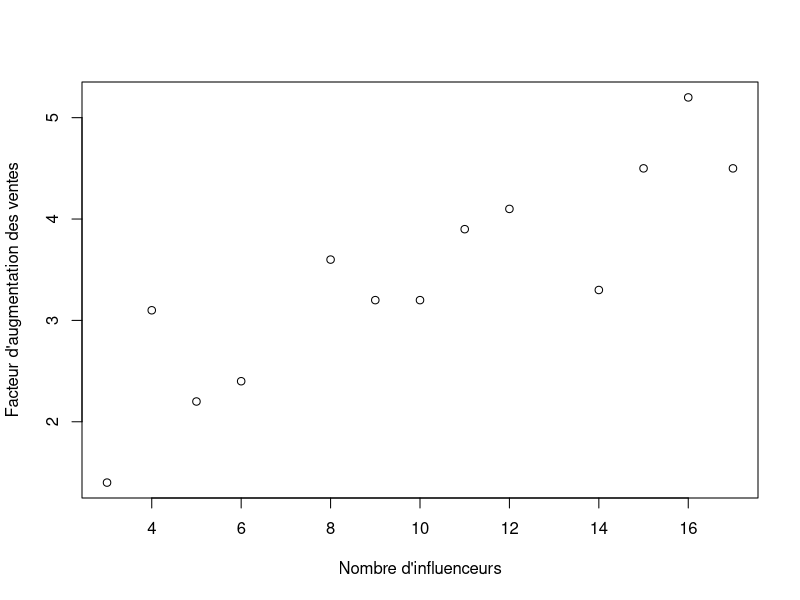
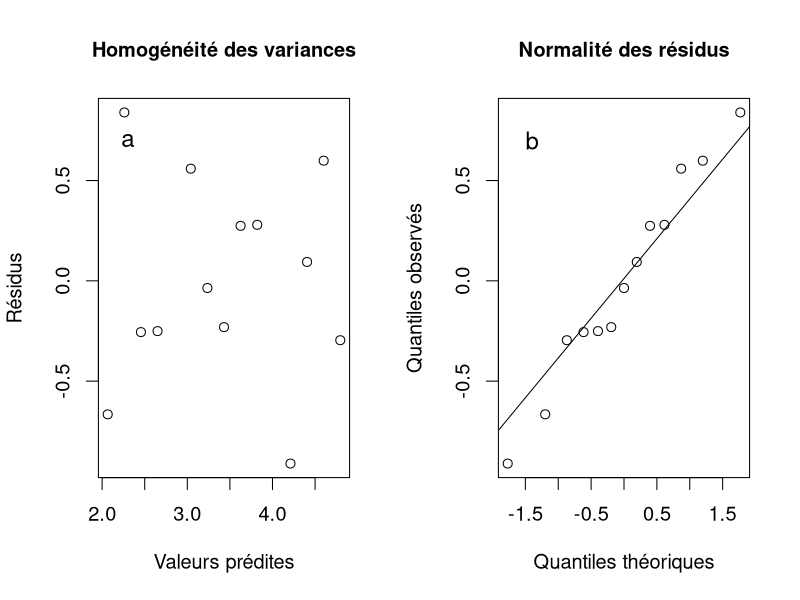
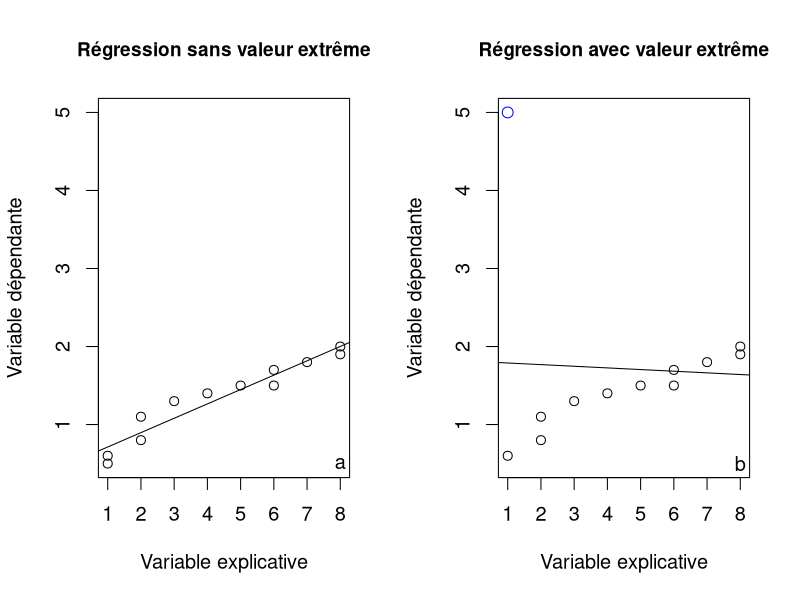
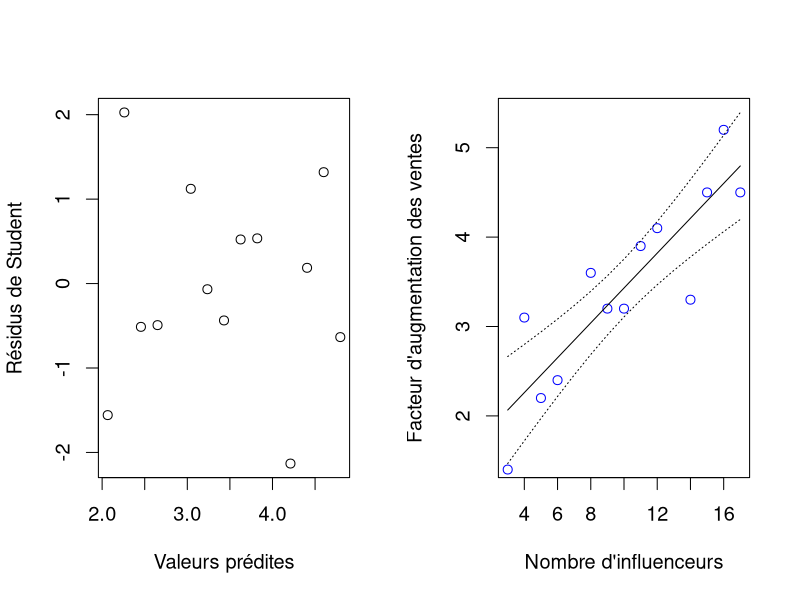
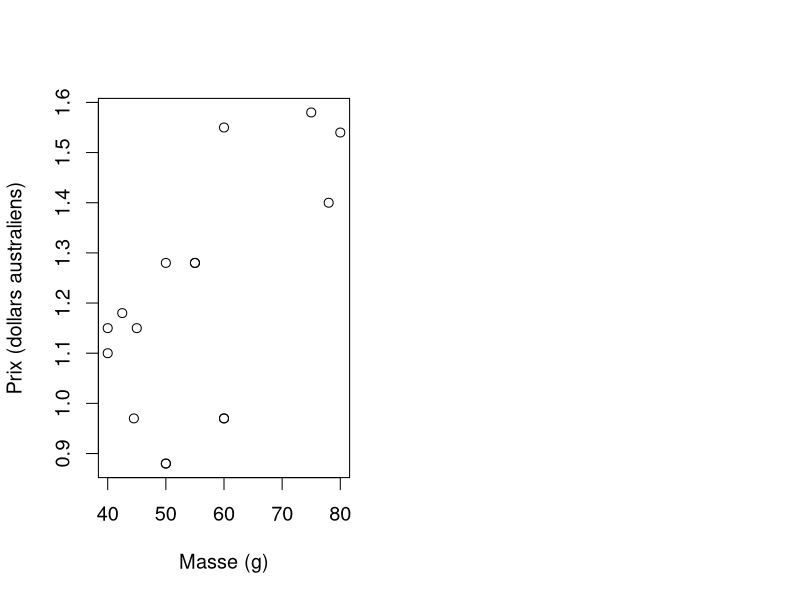
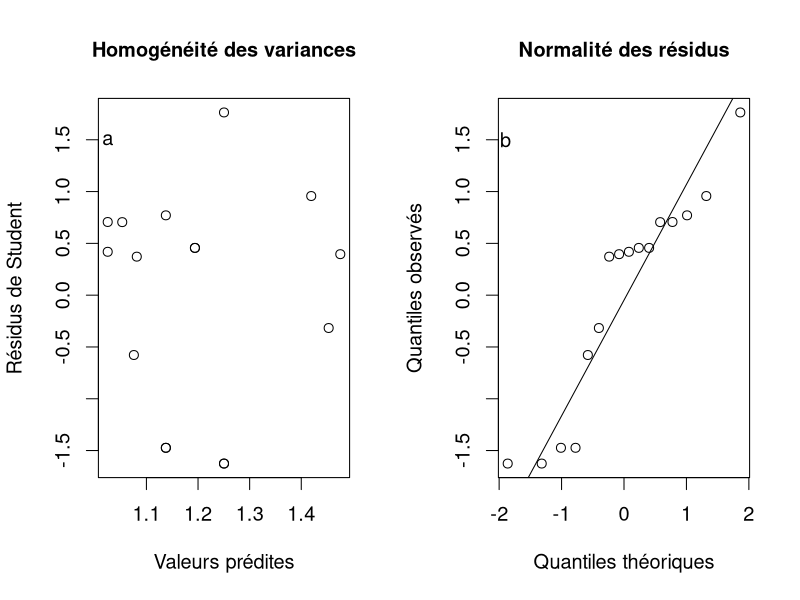
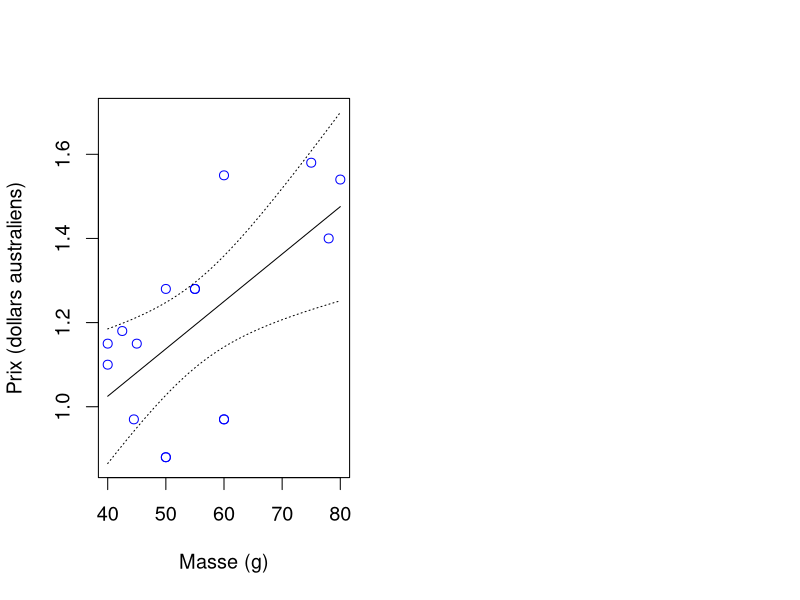
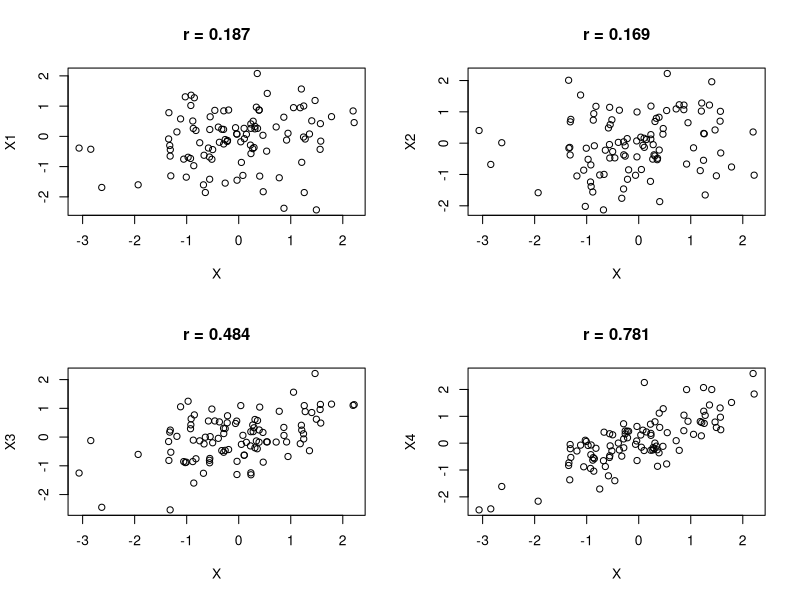

The R source for these figures, in order:
## ---- chunk 1
##on importe les données
influenceurs <- read.table(file = "Module_10/data/influenceurs.csv", sep = '\t',
                      header = TRUE)
head(influenceurs)
## ---- chunk 2
##graphique
plot(influenceurs$Facteur ~ influenceurs$Nombre,
     ylab = "Facteur d'augmentation des ventes",
     xlab = "Nombre d'influenceurs")
## ---- chunk 3
##create simple objects
nombre <- influenceurs$Nombre
facteur <- influenceurs$Facteur
##run lm
m1 <- lm(Facteur ~ Nombre, data = influenceurs)
SSE <- sum((facteur - fitted(m1))^2)
SSXY <- sum((facteur - mean(facteur)) * (nombre - mean(nombre)))
SSY <- sum((facteur- mean(facteur))^2)
SSX <- sum((nombre - mean(nombre))^2)
SSReg <- (SSXY^2)/SSX
SSE.alt <- SSY - SSReg
beta.x <- SSXY/SSX
beta.0 <- mean(facteur) - beta.x * mean(nombre)
MSE <- SSE/(length(facteur) - 2)
## ---- chunk 4
##on crée des objets pour stocker chaque variable
nombre <- influenceurs$Nombre
facteur <- influenceurs$Facteur
##SSY
SSY <- sum((facteur - mean(facteur))^2)
SSY
##SSX
SSX <- sum((nombre - mean(nombre))^2)
SSX
##SSXY
SSXY <- sum((facteur - mean(facteur)) * (nombre - mean(nombre)))
SSXY
##SSReg
SSReg <- (SSXY^2)/SSX
SSReg
##SSE
SSE <- SSY - SSReg
SSE
##pente
beta.x <- SSXY/SSX
beta.x
##ordonnée à l'origine
beta.0 <- mean(facteur) - beta.x * mean(nombre)
beta.0
##variance résiduelle
MSE <- SSE/(length(facteur) - 2)
MSE
##régression linéaire avec lm( )
m1 <- lm(Facteur ~ Nombre, data = influenceurs)
m1
##SSE à partir des valeurs prédites
##fitted() utilise l'objet m1 (résultat du modèle) 
##et retourne les valeurs prédites pour chaque 
##ligne  du jeu de données influenceurs
SSE <- sum((facteur - fitted(m1))^2)
SSE
## ---- chunk 5
par(mfrow = c(1, 2), cex = 1.2)
##homogénéité de la variance
plot(residuals(m1) ~ fitted(m1), ylab = "Résidus",
     xlab = "Valeurs prédites", 
     main = "Homogénéité des variances", cex.main = 1)
##normalité
text("a", x= 2.3, y = 0.7, cex = 1.2)
qqnorm(residuals(m1), ylab = "Quantiles observés",
       xlab = "Quantiles théoriques",
       main = "Normalité des résidus", cex.main = 1)
qqline(residuals(m1))
text("b", x= -1.4, y = 0.7, cex = 1.2)
## ---- chunk 6
y.sim <- c(0.5, 0.6, 0.8, 1.1, 1.3, 1.4, 1.5, 1.5, 1.7, 1.9, 1.8, 2)
x.sim <- c(1, 1, 2, 2, 3, 4, 5, 6, 6, 8, 7, 8)
m.sim <- lm(y.sim ~ x.sim)
par(mfrow = c(1, 2), cex = 1.2)
plot(y.sim ~ x.sim, type = "p", 
     ylab = "Variable dépendante", 
     xlab = "Variable explicative",
     main = "Régression sans valeur extrême",
     cex.main = 0.95, ylim = c(0.5, 5))
abline(m.sim)
text(y = 0.5, x = 8, labels = "a")
#add outlier
y.sim[1] <- 5
m2 <- lm(y.sim ~ x.sim)
plot(y.sim ~ x.sim, type = "n", 
     ylab = "Variable dépendante", 
     xlab = "Variable explicative",
     main = "Régression avec valeur extrême",
     cex.main = 0.95, ylim = c(0.5, 5))
points(y = y.sim[-1], x = x.sim[-1])
points(y = y.sim[1], x = x.sim[1], col = "blue", cex = 1.2)
abline(m2)
text(y = 0.5, x = 8, labels = "b")
## ---- chunk 7
##on crée une variable binaire pour obs1
influenceurs$obs1 <- ifelse(rownames(influenceurs) == "1", 1, 0)
##on crée une variable binaire pour obs2
influenceurs$obs2 <- ifelse(rownames(influenceurs) == "2", 1, 0)
##on ajoute cette variable à la régression
m1.obs1 <- lm(Facteur ~ Nombre + obs1, data = influenceurs)
m1.obs2 <- lm(Facteur ~ Nombre + obs2, data = influenceurs)
summary(m1.obs1)$coef
summary(m1.obs2)$coef
##extraction des deux premiers résidus de Student du modèle m1
rstudent(m1)[1:2]
plot(rstudent(m1) ~ fitted(m1), 
     ylab = "Résidus de Student", 
     xlab = "Valeurs prédites")
## ---- chunk 8
summary(m1)
## ---- chunk 9
##extraction de pente
pente <- coef(m1)[2]
##extraction de SE de la pente
##à partir du summary() du modèle m1
SE.pente <- summary(m1)$coefficient[2,2]

##df résiduels
df.res <- m1$df.residual
##limites de IC
inf95 <- pente + qt(p = 0.025, df = df.res) * SE.pente
sup95 <- pente - qt(p = 0.025, df = df.res) * SE.pente
##IC
c(inf95, sup95)
## ---- chunk 10
##jeu de données à partir duquel on fait des prédictions
jeu.pred <- data.frame(Nombre = 13)
##on effectue la prédiction avec SE
pred <- predict(m1, newdata = jeu.pred, se.fit = TRUE)
##on calcule IC à 95 %
inf95 <- pred$fit + 
  qt(p = 0.025, df = m1$df.residual) * pred$se.fit
sup95 <- pred$fit - 
  qt(p = 0.025, df = m1$df.residual) * pred$se.fit
c(inf95, sup95)
## ---- chunk 11
par(cex = 1.2)
##jeu de données à partir duquel on fait des prédictions
jeu.pred <- data.frame(Nombre = seq(from = min(influenceurs$Nombre), 
                         to = max(influenceurs$Nombre),
                         by = 1))
##on effectue la prédiction avec SE
pred <- predict(m1, newdata = jeu.pred, se.fit = TRUE)
##ajout à jeu.pred
jeu.pred$fit <- pred$fit
jeu.pred$se.fit <- pred$se.fit
##on calcule IC à 95 %
jeu.pred$inf95 <- jeu.pred$fit + 
  qt(p = 0.025, df = m1$df.residual) * jeu.pred$se.fit
jeu.pred$sup95 <- jeu.pred$fit - 
  qt(p = 0.025, df = m1$df.residual) * jeu.pred$se.fit
##graphique avec points originaux
plot(influenceurs$Facteur ~ influenceurs$Nombre,
ylab = "Facteur d'augmentation des ventes",
xlab = "Nombre d'influenceurs",
ylim = c(min(jeu.pred$inf95), max(jeu.pred$sup95)),
col = "blue")
##ajoute droite
lines(y = jeu.pred$fit, x = jeu.pred$Nombre)
##ajoute limites de confiance
lines(y = jeu.pred$inf95, x = jeu.pred$Nombre, lty = "dotted")
lines(y = jeu.pred$sup95, x = jeu.pred$Nombre, lty = "dotted")
## ---- chunk 12
##importation
chocs <- read.table("Module_10/data/chocolats.txt", header = TRUE)
head(chocs)
## ---- chunk 13
##graphique des données
par(cex = 1.2)
plot(chocs$Prix ~ chocs$Masse, ylab = "Prix (dollars australiens)",
     xlab = "Masse (g)")
## ---- chunk 14
m.chocs <- lm(Prix ~ Masse, data = chocs)
##vérifications des suppositions
par(mfrow = c(1, 2), cex = 1.2)
plot(rstudent(m.chocs) ~ fitted(m.chocs), 
     ylab = "Résidus de Student",
     xlab = "Valeurs prédites",
     main = "Homogénéité des variances", cex.main = 1)
text(y = 1.5, x = 1.025, labels = "a")
qqnorm(rstudent(m.chocs), ylab = "Quantiles observés",
       xlab = "Quantiles théoriques", 
       main = "Normalité des résidus", cex.main = 1)
qqline(rstudent(m.chocs))
text(y = 1.5, x = -1.9, labels = "b")
## ---- chunk 15
summary(m.chocs)
## ---- chunk 16
low95 <- coef(m.chocs)[2] + qt(p = 0.025, df = m.chocs$df.residual) * sqrt(diag(vcov(m.chocs)))[2]
upp95 <- coef(m.chocs)[2] - qt(p = 0.025, df = m.chocs$df.residual) * sqrt(diag(vcov(m.chocs)))[2]
## ---- chunk 17
##extraction de la pente et du degré de liberté
##des résidus à partir de l'objet m.chocs
pente <- m.chocs$coefficients[2]
df.res <- m.chocs$df.residual

##extraction du SE de la pente à partir de l'objet
##summary(m.chocs)
SE.pente <- summary(m.chocs)$coefficient[2,2]

##Calcul de l'IC de la pente à 95%
inf95 <- pente + qt(p = 0.025, df = df.res) * SE.pente
sup95 <- pente - qt(p = 0.025, df = df.res) * SE.pente
c(inf95, sup95)

##Calcul du R carré
summary(m.chocs)$r.squared
## ---- chunk 18
##jeu de données à partir duquel on fait des prédictions
jeu.pred <- data.frame(Masse = seq(from = min(chocs$Masse), 
                         to = max(chocs$Masse),
                         by = 1))
##on effectue la prédiction avec SE
pred <- predict(m.chocs, newdata = jeu.pred, se.fit = TRUE)
##ajout à jeu.pred
jeu.pred$fit <- pred$fit
jeu.pred$se.fit <- pred$se.fit
##on calcule IC à 95 %
jeu.pred$inf95 <- jeu.pred$fit + 
  qt(p = 0.025, df = m.chocs$df.residual) * jeu.pred$se.fit
jeu.pred$sup95 <- jeu.pred$fit - 
  qt(p = 0.025, df = m.chocs$df.residual) * jeu.pred$se.fit
##graphique avec points originaux
par(cex = 1.2)
plot(chocs$Prix ~ chocs$Masse, 
     ylab = "Prix (dollars australiens)",
     xlab = "Masse (g)", col = "blue",
     ylim = c(min(jeu.pred$inf95), max(jeu.pred$sup95)))
##on ajoute la droite
lines(y = jeu.pred$fit, x = jeu.pred$Masse)
##on ajoute les limites de confiance
lines(y = jeu.pred$inf95, x = jeu.pred$Masse, lty = "dotted")
lines(y = jeu.pred$sup95, x = jeu.pred$Masse, lty = "dotted")
## ---- chunk 19
##Correlation
##function to generate correlated data
sample.cor<-function (x, rho){
  y <- (rho * (x - mean(x)))/sqrt(var(x)) + sqrt(1 - rho^2)*rnorm(length(x))    #Here the x variable is standardized: we subtract the mean from each value before dividing by SD
  out <- list("y" = y, 
              "Sample.corr" = cor(x, y))
  return(out)
}

X <- rnorm(100) #a constant vector
par(mfrow = c(2, 2))
out1 <- sample.cor(X, 0.10) # a new vector that correlates with X 0.10
plot(X, out1$y, ylab = "X1", main = paste("r", 
                               sep = " = ", round(out1$Sample.corr, 3)))
out2 <- sample.cor(X, 0.30) # a second vector that correlates with X 0.30
plot(X, out2$y, ylab = "X2", main = paste("r", 
                               sep = " = ", round(out2$Sample.corr, 3)))
out3 <- sample.cor(X, 0.50) # a second vector that correlates with X 0.50
plot(X, out3$y, ylab = "X3", main = paste("r", 
                               sep = " = ", round(out3$Sample.corr, 3)))
out4 <- sample.cor(X, 0.80) # a second vector that correlates with X 0.80
plot(X, out4$y, ylab = "X4", main = paste("r", 
                               sep = " = ", round(out4$Sample.corr, 3)))
## ---- chunk 20
par(mfrow = c(2, 2))
out5 <- sample.cor(X, -0.10) # a new vector that correlates with X -0.10
plot(X, out5$y, ylab = "X5", main = paste("r", 
                               sep = " = ", round(out5$Sample.corr, 3)))
out6 <- sample.cor(X, -0.30) # a second vector that correlates with X -0.30
plot(X, out6$y, ylab = "X6", main = paste("r", 
                               sep = " = ", round(out6$Sample.corr, 3)))
out7 <- sample.cor(X, -0.50) # a second vector that correlates with X -0.50
plot(X, out7$y, ylab = "X7", main = paste("r", 
                               sep = " = ", round(out7$Sample.corr, 3)))
out8 <- sample.cor(X, -0.80) # a second vector that correlates with X -0.80
plot(X, out8$y, ylab = "X8", main = paste("r", 
                               sep = " = ", round(out8$Sample.corr, 3)))
## ---- chunk 21
##on crée deux variables aléatoires
set.seed(seed = 10)
x1 <- rnorm(1000)
set.seed(seed = 11)
x2 <- rnorm(1000)
##corrélation
cor(x1, x2)
##test d'hypothèse
cor.test(x1, x2)
##r^2
cor(x1, x2)^2
## ---- chunk 22
sang <- read.table(file = "Module_10/data/Pression_sanguine.txt", header = TRUE)
head(sang)
str(sang)
## ---- chunk 23
m.sang <- lm(Pression ~ Age, data = sang)
summary(m.sang)
## ---- chunk 24
par(mfrow = c(2, 2))
##linéarité
plot(sang$Pression ~ sang$Age, 
     main = "Linéarité")
##homogénéité des variances
plot(rstudent(m.sang) ~ fitted(m.sang), 
     main = "Homoscédasticité")
##normalité des résidus
qqnorm(rstudent(m.sang), 
       main = "Normalité des résidus")
qqline(rstudent(m.sang))
## ---- chunk 25
summary(m.sang)
## ---- chunk 26
##jeu de données à partir duquel on fait des prédictions
jeu.pred <- data.frame(Age = 55)
##on effectue la prédiction avec SE
pred <- predict(m.sang, newdata = jeu.pred, se.fit = TRUE)
##ajout à jeu.pred
jeu.pred$fit <- pred$fit
jeu.pred$se.fit <- pred$se.fit
##on calcule IC à 95%
jeu.pred$inf95 <- jeu.pred$fit + 
  qt(p = 0.025, df = m.sang$df.residual) * jeu.pred$se.fit
jeu.pred$sup95 <- jeu.pred$fit - 
  qt(p = 0.025, df = m.sang$df.residual) * jeu.pred$se.fit
jeu.pred
## ---- chunk 27
##jeu de données à partir duquel on fait des prédictions
jeu.pred <- data.frame(Age = seq(from = min(sang$Age), 
                         to = max(sang$Age),
                         by = 1))
##on effectue la prédiction avec SE
pred <- predict(m.sang, newdata = jeu.pred, se.fit = TRUE)
##ajout à jeu.pred
jeu.pred$fit <- pred$fit
jeu.pred$se.fit <- pred$se.fit
##on calcule IC à 95%
jeu.pred$inf95 <- jeu.pred$fit + 
  qt(p = 0.025, df = m.sang$df.residual) * jeu.pred$se.fit
jeu.pred$sup95 <- jeu.pred$fit - 
  qt(p = 0.025, df = m.sang$df.residual) * jeu.pred$se.fit
## ---- chunk 28
##graphique vide
par(cex = 1.2)
plot(jeu.pred$fit ~ jeu.pred$Age, type = "n", 
     ylab = "Pression sanguine (mm de Hg)",
     xlab = "Âge (années)", 
     ylim = c(min(jeu.pred$inf95), max(jeu.pred$sup95)))
##ajoute droite
lines(y = jeu.pred$fit, x = jeu.pred$Age)
##ajoute limites de confiance
lines(y = jeu.pred$inf95, x = jeu.pred$Age, lty = "dotted")
lines(y = jeu.pred$sup95, x = jeu.pred$Age, lty = "dotted")
